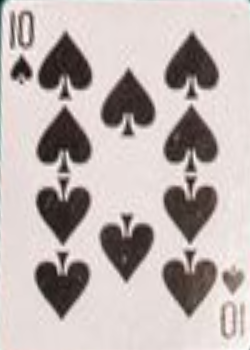
#> input picture Resources/ImagesQuery/s10.png, 250 x 350 px, found by its file name
$ python FeatureDetector.py
#> lines starting #> are read from the running program, lines starting #| are printed output that depends on the picture
import cv2
import numpy as np


img1 = cv2.imread("F:\BlackJack\Resources\ImagesQuery\s10.png", 0)
#> img1: shape (350, 250); min 16, max 252, mean 181.8
img2 = cv2.imread("F:\BlackJack\Resources\ImagesTrain\Cards.jpg", 0)
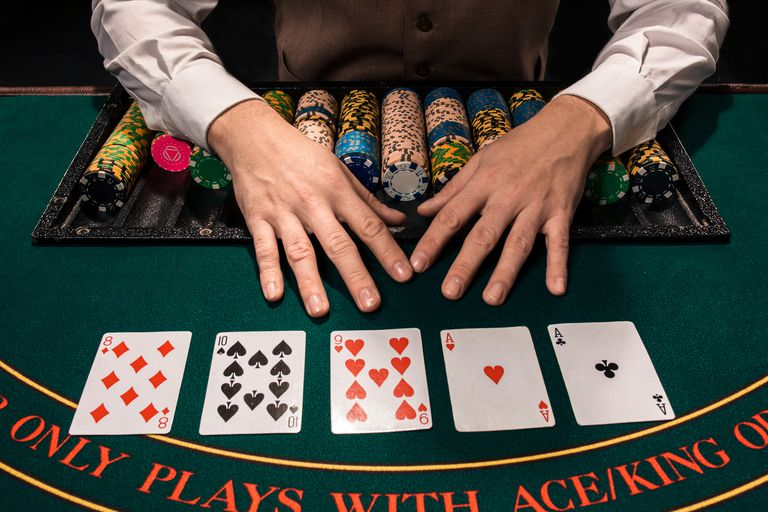
#> input picture Resources/ImagesTrain/Cards.jpg, 768 x 512 px, found by its file name
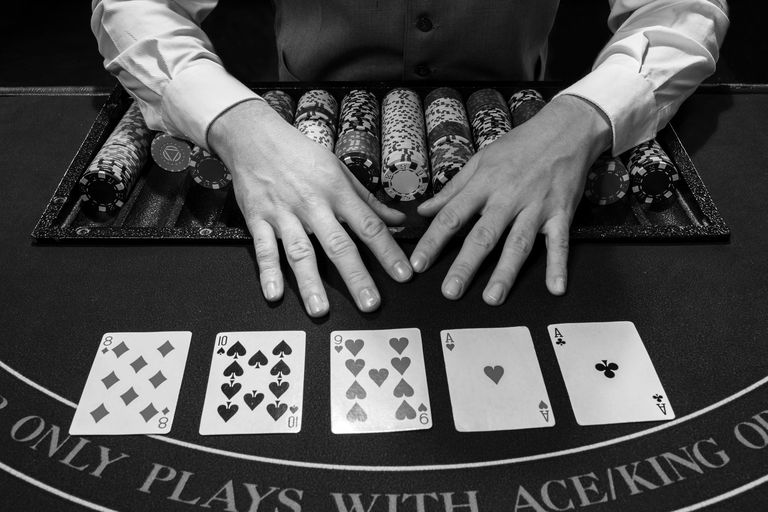
#> img2: shape (512, 768); min 0, max 255, mean 78.5

orb = cv2.ORB_create(nfeatures=1000)

kp1, des1 = orb.detectAndCompute(img1, None)
#> kp1 = 851 keypoints; strongest (x, y, size): (64, 255, 64.3), (124, 218, 64.3), (129, 218, 64.3), (143, 227, 92.6)
kp2, des2 = orb.detectAndCompute(img2, None)
#> kp2 = 1000 keypoints; strongest (x, y, size): (223, 351, 31), (660, 400, 31), (232, 377, 31), (235, 357, 31)
# imgKp1 = cv2.drawKeypoints(img1, kp1, None)
# imgKp2 = cv2.drawKeypoints(img2, kp2, None)

bf = cv2.BFMatcher()
matches = bf.knnMatch(des1, des2, k=2)
#> matches = 851 matches

good = []
for m, n in matches:
    if m.distance < 0.8 * n.distance:
        good.append([m])
#> after the loop, good = 26 matches

img3 = cv2.drawMatchesKnn(img1, kp1, img2, kp2, good, None, flags=2)
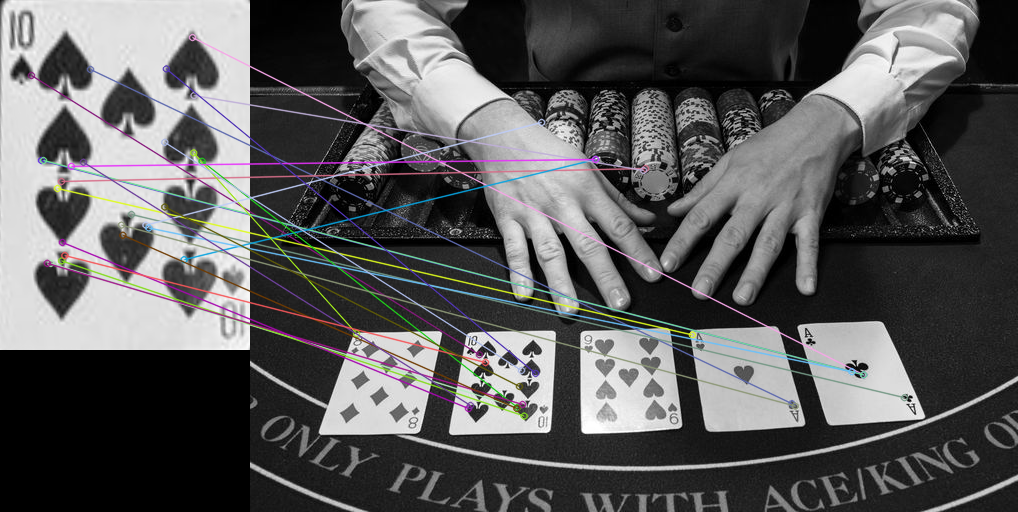
#> img3: shape (512, 1018, 3); mean of channels 0, 1, 2 91, 90.6, 90.9; drawn as B, G, R


# [4 lines of commented-out code are left out]
cv2.imshow("img3", img3)
cv2.waitKey(0)
